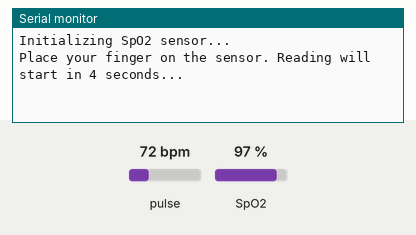
The sketch below on a simulated Arduino Uno, built with avr-gcc and run on an emulated ATmega328P. Shown: the last lines printed to the serial monitor. The inputs (shaded band) are chosen by the test bench; at power-on: SpO2 97 %, pulse 72 bpm.

Above: at 1.2 s.
1.3 s: SpO2 set to 80 %
At 5.6 s:
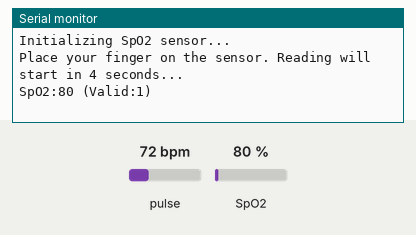
5.8 s: SpO2 set to 85 %
At 6.9 s:
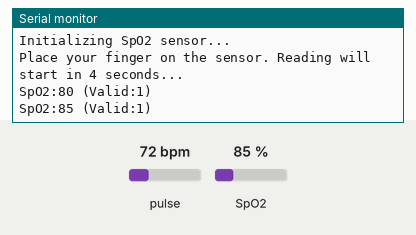

The sketch:

spO2.ino
```cpp
/*
 * Extracted Code for SpO2 Calculation Only
 *
 * This code includes:
 * 1. Required libraries (Wire, MAX30105, spo2_algorithm)
 * 2. Sensor initialization
 * 3. The specific sensor configuration required for the SpO2 algorithm
 * 4. The buffer (Red/IR) collection logic
 * 5. The "sliding window" buffer management
 * 6. The core function call to 'maxim_heart_rate_and_oxygen_saturation'
 * 7. Printing *only* the SpO2 result
 */

#include <Wire.h>
#include "MAX30105.h"
#include "spo2_algorithm.h"

MAX30105 particleSensor;

// --- Globals required for the SpO2 algorithm ---
uint32_t irBuffer[100];   // Infrared LED sensor data
uint32_t redBuffer[100];  // Red LED sensor data

int32_t bufferLength;     // Data length
int32_t spo2;             // SPO2 value
int8_t validSPO2;         // Indicator to show if the SPO2 calculation is valid
int32_t heartRate;        // Heart rate value (Required by the function, even if not displayed)
int8_t validHeartRate;    // (Required by the function)
// ------------------------------------------------

void setup() {
  Serial.begin(9600);
  Serial.println(F("Initializing SpO2 sensor..."));

  // Initialize sensor
  if (!particleSensor.begin(Wire, I2C_SPEED_FAST)) {
    Serial.println(F("MAX30105 was not found. Please check wiring/power."));
    while (1);
  }

  Serial.println(F("Place your finger on the sensor. Reading will start in 4 seconds..."));

  // --- Sensor Configuration (CRITICAL for SpO2 algorithm) ---
  // These settings are tuned for the 'spo2_algorithm.h' library
  byte ledBrightness = 60;
  byte sampleAverage = 4;
  byte ledMode = 2;          // Must be 2 (Red + IR) for SpO2
  byte sampleRate = 100;
  int pulseWidth = 411;
  int adcRange = 4096;

  particleSensor.setup(ledBrightness, sampleAverage, ledMode, sampleRate, pulseWidth, adcRange);

}

void loop() {
  bufferLength = 100; // Buffer length of 100 stores 4 seconds of samples

  // Read the first 100 samples to fill the buffer
  for (byte i = 0; i < bufferLength; i++) {
    while (particleSensor.available() == false)
      particleSensor.check();

    redBuffer[i] = particleSensor.getRed();
    irBuffer[i] = particleSensor.getIR();
    particleSensor.nextSample();
  }

  // Calculate heart rate and SpO2 after first 100 samples
  maxim_heart_rate_and_oxygen_saturation(irBuffer, bufferLength, redBuffer, &spo2, &validSPO2, &heartRate, &validHeartRate);

  // Continuously take samples and calculate SpO2
  while (1) {
    // --- Sliding Window Logic ---
    // Dump the first 25 samples
    for (byte i = 25; i < 100; i++) {
      redBuffer[i - 25] = redBuffer[i];
      irBuffer[i - 25] = irBuffer[i];
    }

    // Take 25 new samples
    for (byte i = 75; i < 100; i++) {
      while (particleSensor.available() == false)
        particleSensor.check();

      redBuffer[i] = particleSensor.getRed();
      irBuffer[i] = particleSensor.getIR();
      particleSensor.nextSample();
    }

    // --- Core Calculation ---
    // After gathering 25 new samples, recalculate
    maxim_heart_rate_and_oxygen_saturation(irBuffer, bufferLength, redBuffer, &spo2, &validSPO2, &heartRate, &validHeartRate);


    // --- Display SpO2 Result ---
    Serial.print(F("SpO2:"));
    Serial.print(spo2);
    Serial.print(F(" (Valid:"));
    Serial.print(validSPO2);
    Serial.print(F(")"));

    // Simple check: If the SpO2 is not valid, it likely means no finger is present
    if (validSPO2 == 0) {
        Serial.print(F(" --- No Finger? ---"));
    }

    Serial.println();
  }
}
```

Measured:
- after the input at 1.3 s, the serial monitor: prints a new line after 3.7 s (image 1)
- after the input at 5.8 s, the serial monitor: prints a new line after 0.25 s (image 2)
